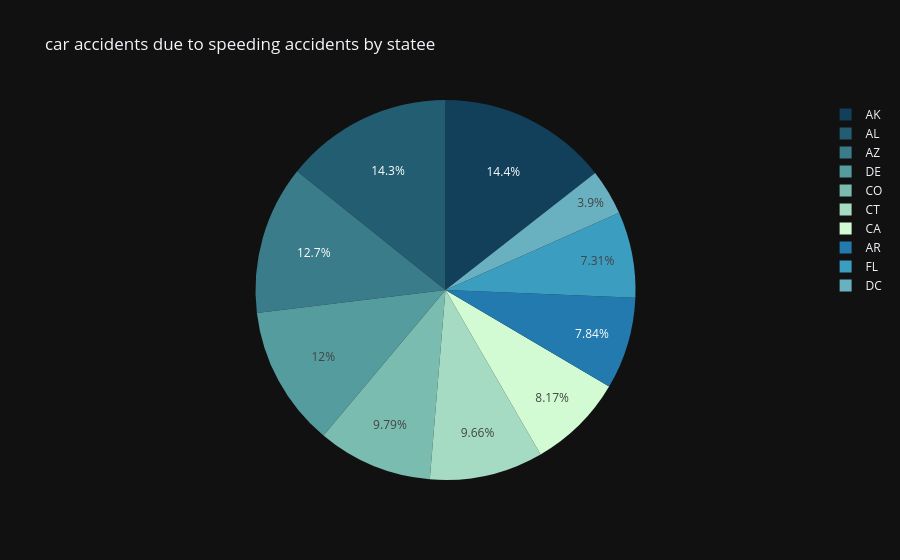

The cell this chart's notebook holds for it:
### Code cell
fig =px.pie(df.head(10),values = 'speeding', names ='abbrev',
         title='car accidents due to speeding accidents by statee',
         color_discrete_sequence=px.colors.sequential.Darkmint_r,
         template='plotly_dark'
)
fig.update_traces(textposition='inside')
fig.show()

### Figure 1 — Plotly figure (JSON) as saved in the notebook; plotly's stock layout.template omitted (floating-point values rounded to 4 significant figures)
{"data": [{"domain": {"x": [0, 1], "y": [0, 1]}, "hovertemplate": "abbrev=%{label}<br>speeding=%{value}<extra></extra>", "labels": ["AL", "AK", "AZ", "AR", "CA", "CO", "CT", "DE", "DC", "FL"], "legendgroup": "", "name": "", "showlegend": true, "textposition": "inside", "type": "pie", "values": [7.332, 7.421, 6.51, 4.032, 4.2, 5.032, 4.968, 6.156, 2.006, 3.759]}], "layout": {"legend": {"tracegroupgap": 0}, "piecolorway": ["rgb(18, 63, 90)", "rgb(35, 93, 114)", "rgb(58, 124, 137)", "rgb(85, 156, 158)", "rgb(123, 188, 176)", "rgb(165, 219, 194)", "rgb(210, 251, 212)"], "title": {"text": "car accidents due to speeding accidents by statee"}}}
